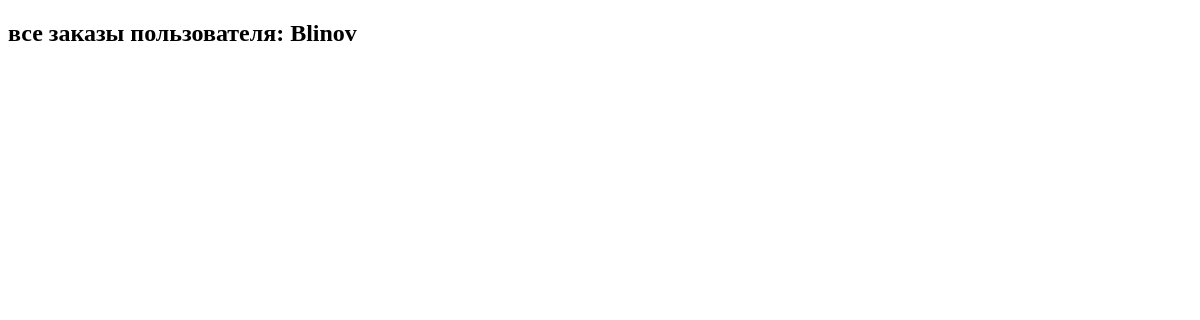
Page /shop/user/12/ on the earlier database version.
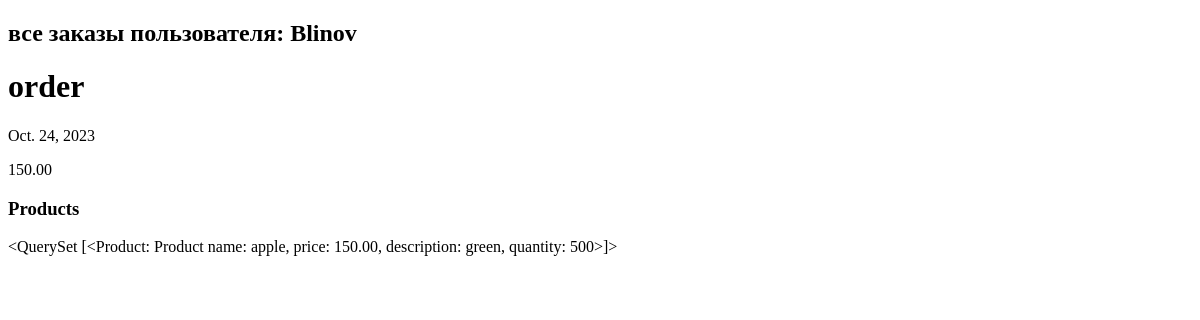
Same page on the later database version.
### online_shop_app/models.py (models this page shows, shortened)
class User(models.Model):
    name = models.CharField(max_length=100)
    email = models.EmailField()
    password = models.CharField(max_length=100)
    phone = models.CharField(max_length=20)
    address = models.CharField(max_length=120)
    date_registered = models.DateField(auto_now_add=True)

class Order(models.Model):
    customer = models.ForeignKey(User, on_delete=models.CASCADE)
    products = models.ManyToManyField(Product)
    date_ordered = models.DateField(auto_now_add=True)
    total_price = models.DecimalField(max_digits=8, decimal_places=2)

class Product(models.Model):
    name = models.CharField(max_length=120)
    price = models.DecimalField(max_digits=8, decimal_places=2)
    description = models.TextField()
    quantity = models.IntegerField()
    date_added = models.DateField(auto_now_add=True)
    image = models.ImageField(upload_to='images/', default='product')
    def __str__(self):
        return f'Product name: {self.name}, price: {self.price},  ' \
               f'description: {self.description}, quantity: {self.quantity}'

### online_shop_app/views.py (the view)
# urls.py: path('user/<int:user_id>/', basket, name='basket'),
def basket(request, user_id):
    products = []
    user = User.objects.filter(pk=user_id).first()
    orders = Order.objects.filter(customer=user).all()
    for order in orders:
        products.append(order.products.all())
    products.reverse()
    return render(request, 'online_shop_app/user_all_orders.html',
                  {'user': user, 'orders': orders, 'products': products})

### online_shop_app/templates/online_shop_app/user_all_orders.html (shortened to what this page needs)
{% extends 'online_shop_app/base.html' %}
{% block content %}
    <h2>все заказы пользователя: {{ user.name }}</h2>
    {% for order in orders %}
        <h1>order</h1>
        <p>{{ order.date_ordered }}</p>
        <p>{{ order.total_price }}</p>
                <h3>Products</h3>
                <p>{{ products.pop }}</p>
    {% endfor %}
{% endblock %}

### online_shop_app/templates/online_shop_app/base.html (shortened to what this page needs)
<!DOCTYPE html>
<html>
    <head>
    </head>
<body>
    {% block content %}{% endblock %}
</body>
</html>

Differences in the rows shown:
added Order: date_ordered "Oct. 24, 2023", total_price "150.00"
added Product: pop "<QuerySet [<Product: Product name: apple, price: 150.00, description: green, quantity: 500>]>"
